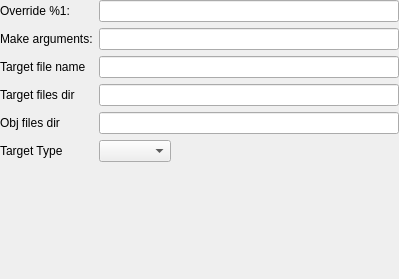
<?xml version="1.0" encoding="UTF-8"?>
<ui version="4.0">
 <class>DProjectManager::Internal::DMakeStep</class>
 <widget class="QWidget" name="DProjectManager::Internal::DMakeStep">
  <property name="geometry">
   <rect>
    <x>0</x>
    <y>0</y>
    <width>399</width>
    <height>279</height>
   </rect>
  </property>
  <layout class="QFormLayout" name="formLayout">
   <property name="fieldGrowthPolicy">
    <enum>QFormLayout::ExpandingFieldsGrow</enum>
   </property>
   <property name="leftMargin">
    <number>0</number>
   </property>
   <property name="topMargin">
    <number>0</number>
   </property>
   <property name="rightMargin">
    <number>0</number>
   </property>
   <property name="bottomMargin">
    <number>0</number>
   </property>
   <item row="0" column="0">
    <widget class="QLabel" name="makeLabel">
     <property name="text">
      <string>Override %1:</string>
     </property>
     <property name="buddy">
      <cstring>makeLineEdit</cstring>
     </property>
    </widget>
   </item>
   <item row="0" column="1">
    <widget class="QLineEdit" name="makeLineEdit"/>
   </item>
   <item row="1" column="0">
    <widget class="QLabel" name="makeArgumentsLabel">
     <property name="text">
      <string>Make arguments:</string>
     </property>
     <property name="buddy">
      <cstring>makeArgumentsLineEdit</cstring>
     </property>
    </widget>
   </item>
   <item row="1" column="1">
    <widget class="QLineEdit" name="makeArgumentsLineEdit"/>
   </item>
   <item row="2" column="0">
    <widget class="QLabel" name="targetNameLabel">
     <property name="text">
      <string>Target file name</string>
     </property>
    </widget>
   </item>
   <item row="2" column="1">
    <widget class="QLineEdit" name="targetNameLineEdit"/>
   </item>
   <item row="3" column="0">
    <widget class="QLabel" name="targetDirLabel">
     <property name="text">
      <string>Target files dir</string>
     </property>
    </widget>
   </item>
   <item row="3" column="1">
    <widget class="QLineEdit" name="targetDirLineEdit"/>
   </item>
   <item row="4" column="0">
    <widget class="QLabel" name="objDirLabel">
     <property name="text">
      <string>Obj files dir</string>
     </property>
    </widget>
   </item>
   <item row="4" column="1">
    <widget class="QLineEdit" name="objDirLineEdit"/>
   </item>
   <item row="6" column="0">
    <widget class="QLabel" name="label">
     <property name="text">
      <string>Target Type</string>
     </property>
    </widget>
   </item>
   <item row="6" column="1">
    <widget class="QComboBox" name="targetTypeComboBox">
     <property name="maxVisibleItems">
      <number>12</number>
     </property>
    </widget>
   </item>
  </layout>
 </widget>
 <resources/>
 <connections/>
</ui>
